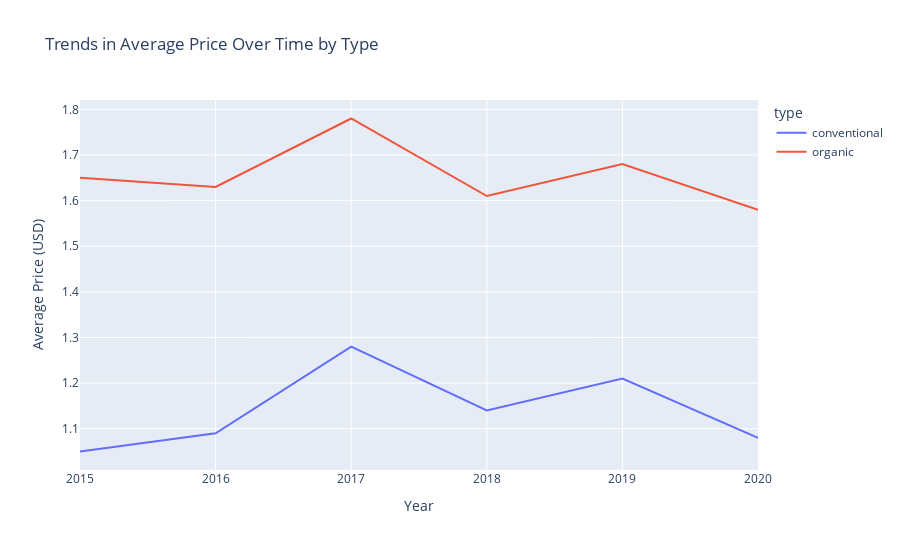

The notebook cell this image was saved under:
### Markdown cell above
### 4g. Average price over time by avocado type

### Code cell
line_price_data = top_20_detailed.groupby(['year', 'type']).agg(
    avg_price=('average_price', 'mean')
).reset_index()
line_price_data['avg_price'] = line_price_data['avg_price'].round(2)  


years = sorted(line_price_data['year'].unique())

line_price_fig = px.line(
    line_price_data,
    x="year",
    y="avg_price",
    color="type",
    title="Trends in Average Price Over Time by Type",
    labels={"avg_price": "Average Price (USD)", "year": "Year"}
)

line_price_fig.update_layout(
    xaxis=dict(
        tickmode="array",
        tickvals=years,  
        ticktext=[str(year) for year in years],  
    ),
    height=550
)

line_price_fig.show()

### Figure 1 — Plotly figure (JSON) as saved in the notebook; plotly's stock layout.template omitted (floating-point values rounded to 4 significant figures)
{"data": [{"hovertemplate": "type=conventional<br>Year=%{x}<br>Average Price (USD)=%{y}<extra></extra>", "legendgroup": "conventional", "line": {"color": "#636efa", "dash": "solid"}, "marker": {"symbol": "circle"}, "mode": "lines", "name": "conventional", "orientation": "v", "showlegend": true, "type": "scatter", "x": [2015, 2016, 2017, 2018, 2019, 2020], "xaxis": "x", "y": [1.05, 1.09, 1.28, 1.14, 1.21, 1.08], "yaxis": "y"}, {"hovertemplate": "type=organic<br>Year=%{x}<br>Average Price (USD)=%{y}<extra></extra>", "legendgroup": "organic", "line": {"color": "#EF553B", "dash": "solid"}, "marker": {"symbol": "circle"}, "mode": "lines", "name": "organic", "orientation": "v", "showlegend": true, "type": "scatter", "x": [2015, 2016, 2017, 2018, 2019, 2020], "xaxis": "x", "y": [1.65, 1.63, 1.78, 1.61, 1.68, 1.58], "yaxis": "y"}], "layout": {"height": 550, "legend": {"title": {"text": "type"}, "tracegroupgap": 0}, "title": {"text": "Trends in Average Price Over Time by Type"}, "xaxis": {"anchor": "y", "domain": [0, 1], "tickmode": "array", "ticktext": ["2015", "2016", "2017", "2018", "2019", "2020"], "tickvals": [2015, 2016, 2017, 2018, 2019, 2020], "title": {"text": "Year"}}, "yaxis": {"anchor": "x", "domain": [0, 1], "title": {"text": "Average Price (USD)"}}}}
